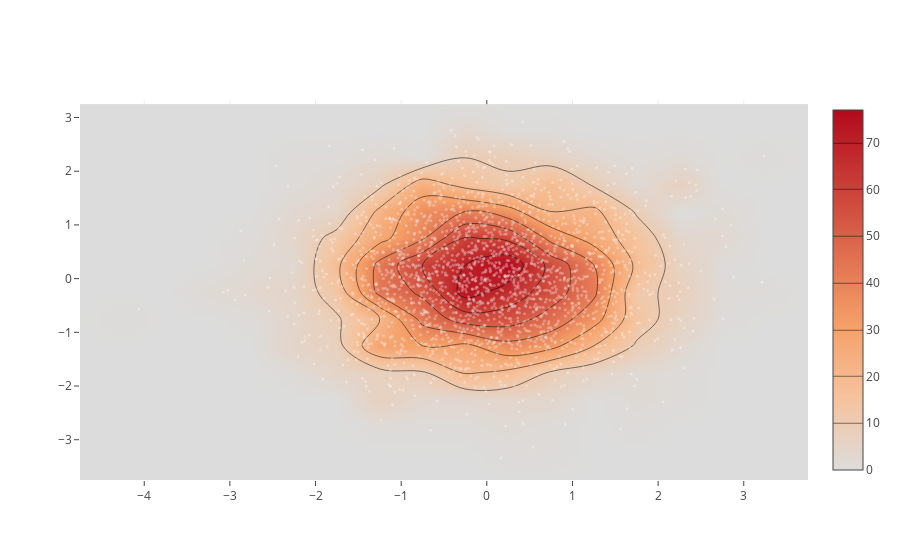

The code cell stored with this chart in its notebook:
### Code cell
# then call it in EVERY cell (each is an iframe)
configure_plotly_browser_state()

x = np.random.randn(2000)
y = np.random.randn(2000)
iplot([Histogram2dContour(x=x, y=y, contours=Contours(coloring='heatmap')),
       Scatter(x=x, y=y, mode='markers', 
               marker=Marker(color='white', size=3, opacity=0.3))], 
       show_link=False)

### Figure 1 — Plotly figure (JSON) as saved in the notebook; plotly's stock layout.template omitted (floating-point values rounded to 4 significant figures; data arrays with more than 128 entries replaced by an {"elided": "..."} marker saying what was removed)
{"data": [{"y": {"elided": "2000 float values"}, "x": {"elided": "2000 float values"}, "type": "histogram2dcontour", "contours": {"coloring": "heatmap"}, "uid": "e0637621-32a2-4b4c-b421-6703a07557a4"}, {"uid": "08c2fffe-3f7b-45bb-937a-49b4415dd28c", "y": {"elided": "2000 float values"}, "mode": "markers", "marker": {"color": "white", "opacity": 0.3, "size": 3}, "x": {"elided": "2000 float values"}, "type": "scatter"}], "layout": {}}
